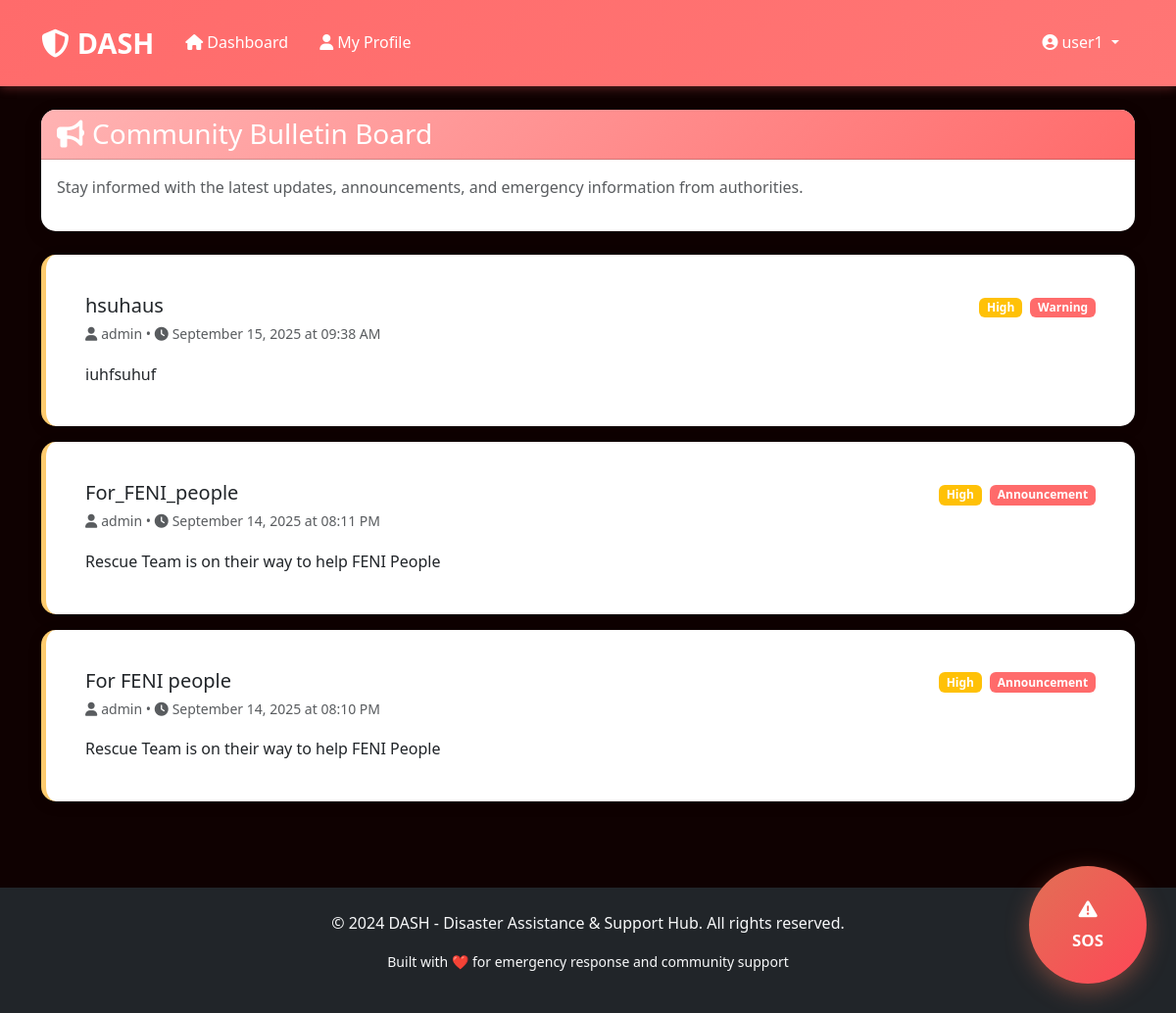
Screenshot of /bulletin (signed in) with the database file from the repository.
### app.py (models this page shows, shortened)
class User(UserMixin, db.Model):
    id = db.Column(db.Integer, primary_key=True)
    username = db.Column(db.String(80), unique=True, nullable=False)
    email = db.Column(db.String(120), unique=True, nullable=False)
    password_hash = db.Column(db.String(120), nullable=False)
    user_type = db.Column(db.String(20), nullable=False)  # 'user', 'admin', 'rescue_team'
    phone = db.Column(db.String(20))
    location_lat = db.Column(db.Float)
    location_lng = db.Column(db.Float)
    is_online = db.Column(db.Boolean, default=False)
    created_at = db.Column(db.DateTime, default=datetime.utcnow)

class BulletinPost(db.Model):
    id = db.Column(db.Integer, primary_key=True)
    author_id = db.Column(db.Integer, db.ForeignKey('user.id'), nullable=False)
    title = db.Column(db.String(200), nullable=False)
    content = db.Column(db.Text, nullable=False)
    post_type = db.Column(db.String(50), nullable=False)  # announcement, warning, instruction, update
    priority = db.Column(db.String(20), default='normal')  # low, normal, high, urgent
    is_pinned = db.Column(db.Boolean, default=False)
    created_at = db.Column(db.DateTime, default=datetime.utcnow)
    author = db.relationship('User', backref=db.backref('bulletin_posts', lazy=True))

### app.py (the view)
@app.route('/bulletin')
@login_required
def bulletin_board():
    posts = BulletinPost.query.order_by(BulletinPost.created_at.desc()).all()
    return render_template('bulletin_board.html', posts=posts)

### app.py (called while the page is built)
@login_manager.user_loader
def load_user(user_id):
    return User.query.get(int(user_id))

### templates/bulletin_board.html (shortened to what this page needs)
{% extends "base.html" %}
{% block content %}
<div class="container">
    <div class="row mb-4">
        <div class="col-12">
            <div class="card">
                <div class="card-header d-flex justify-content-between align-items-center">
                    <h3 class="mb-0">
                        <i class="fas fa-bullhorn me-2"></i>Community Bulletin Board
                    </h3>
                </div>
                <div class="card-body">
                    <p class="text-muted">Stay informed with the latest updates, announcements, and emergency information from authorities.</p>
                </div>
            </div>
        </div>
    </div>
    <div class="row">
        <div class="col-12">
            {% if posts %}
                {% for post in posts %}
                <div class="card mb-3 bulletin-post {{ post.priority }}">
                    <div class="card-body">
                        <div class="d-flex justify-content-between align-items-start mb-3">
                            <div>
                                <h5 class="card-title mb-1">{{ post.title }}</h5>
                                <small class="text-muted">
                                    <i class="fas fa-user me-1"></i>{{ post.author.username }} •
                                    <i class="fas fa-clock me-1"></i>{{ post.created_at.strftime('%B %d, %Y at %I:%M %p') }}
                                </small>
                            </div>
                            <div>
                                <span class="badge bg-{% if post.priority == 'urgent' %}danger{% elif post.priority == 'high' %}warning{% elif post.priority == 'normal' %}info{% else %}secondary{% endif %}">
                                    {{ post.priority.title() }}
                                </span>
                                <span class="badge bg-primary ms-1">{{ post.post_type.title() }}</span>
                            </div>
                        </div>
                        <p class="card-text">{{ post.content }}</p>
                    </div>
                </div>
                {% endfor %}
            {% else %}
                <div class="text-center py-5">
                    <i class="fas fa-newspaper fa-3x text-muted mb-3"></i>
                    <h5 class="text-muted">No Posts Available</h5>
                    <p class="text-muted">No bulletin posts have been created yet.</p>
                </div>
            {% endif %}
        </div>
    </div>
</div>
{% endblock %}

### templates/base.html (shortened to what this page needs)
<!DOCTYPE html>
<html lang="en">
<head>
    <link href="https://cdn.jsdelivr.net/npm/bootstrap@5.3.0/dist/css/bootstrap.min.css" rel="stylesheet">
    <link href="https://cdnjs.cloudflare.com/ajax/libs/font-awesome/6.4.0/css/all.min.css" rel="stylesheet">
    <link href="{{ url_for('static', filename='css/style.css') }}" rel="stylesheet">
</head>
<body>
    <nav class="navbar navbar-expand-lg navbar-dark">
        <div class="container">
            <a class="navbar-brand" href="{{ url_for('index') }}">
                <i class="fas fa-shield-alt me-2"></i>DASH
            </a>
            <div class="collapse navbar-collapse" id="navbarNav">
                <ul class="navbar-nav me-auto">
                    {% if current_user.is_authenticated %}
                        <li class="nav-item">
                            <a class="nav-link" href="{{ url_for('dashboard') }}">
                                <i class="fas fa-home me-1"></i>Dashboard
                            </a>
                        </li>
                        {% if current_user.user_type == 'user' %}
                            <li class="nav-item">
                                <a class="nav-link" href="{{ url_for('user_dashboard') }}">
                                    <i class="fas fa-user me-1"></i>My Profile
                                </a>
                            </li>
                        {% elif current_user.user_type == 'admin' %}
                            <li class="nav-item">
                                <a class="nav-link" href="{{ url_for('admin_dashboard') }}">
                                    <i class="fas fa-cog me-1"></i>Admin Panel
                                </a>
                            </li>
                        {% elif current_user.user_type == 'rescue_team' %}
                            <li class="nav-item">
                                <a class="nav-link" href="{{ url_for('rescue_dashboard') }}">
                                    <i class="fas fa-helicopter me-1"></i>Rescue Dashboard
                                </a>
                            </li>
                        {% endif %}
                    {% endif %}
                </ul>
                <ul class="navbar-nav">
                    {% if current_user.is_authenticated %}
                        <li class="nav-item dropdown">
                            <a class="nav-link dropdown-toggle" href="#" id="navbarDropdown" role="button" data-bs-toggle="dropdown">
                                <i class="fas fa-user-circle me-1"></i>{{ current_user.username }}
                            </a>
                        </li>
                    {% endif %}
                </ul>
            </div>
        </div>
    </nav>
    <main class="container-fluid py-4">
        {% block content %}{% endblock %}
    </main>
    {% if current_user.is_authenticated and current_user.user_type == 'user' %}
        <button class="sos-button" onclick="sendSOS()" title="Emergency SOS">
            <i class="fas fa-exclamation-triangle"></i><br>
            <small>SOS</small>
        </button>
    {% endif %}
    <footer class="bg-dark text-light py-4 mt-5">
        <div class="container text-center">
            <p>&copy; 2024 DASH - Disaster Assistance & Support Hub. All rights reserved.</p>
            <p class="small">Built with ❤️ for emergency response and community support</p>
        </div>
    </footer>
</body>
</html>

### static/css/style.css (style rules this page uses)
:root { --primary-red: #ff6b6b; --light-red: #ffb3b3; --dark-red: #d63031; --accent-red: #ff7675; --background-red: #0f0101; --text-dark: #2d3436; --text-light: #636e72; --white: #ffffff; --light-gray: #f8f9fa; --border-color: #e9ecef; --success-green: #00b894; --warning-orange: #fdcb6e; --danger-red: #e17055; --info-blue: #74b9ff; }
* { margin: 0; padding: 0; box-sizing: border-box; }
body { font-family: 'Segoe UI', Tahoma, Geneva, Verdana, sans-serif; background-color: var(--background-red); color: var(--text-dark); line-height: 1.6; }
.navbar { background: linear-gradient(135deg, var(--primary-red), var(--accent-red)); padding: 1rem 0; box-shadow: 0 2px 10px rgba(255, 107, 107, 0.3); }
.navbar-brand { color: var(--white) !important; font-size: 1.8rem; font-weight: bold; text-decoration: none; }
.navbar-nav .nav-link { color: var(--white) !important; margin: 0 0.5rem; transition: color 0.3s ease; }
.card { border: none; border-radius: 15px; box-shadow: 0 5px 20px rgba(0, 0, 0, 0.1); transition: transform 0.3s ease, box-shadow 0.3s ease; background: var(--white); }
.card-header { background: linear-gradient(135deg, var(--light-red), var(--primary-red)); color: var(--white); border-radius: 15px 15px 0 0 !important; font-weight: bold; }
.sos-button { background: linear-gradient(135deg, var(--danger-red), #ff4757); border: none; border-radius: 50%; width: 120px; height: 120px; color: var(--white); font-size: 1.2rem; font-weight: bold; box-shadow: 0 8px 25px rgba(225, 112, 85, 0.4); transition: all 0.3s ease; position: fixed; bottom: 30px; right: 30px; z-index: 1000; animation: pulse 2s infinite; }
.bulletin-post { background: var(--white); border-radius: 15px; padding: 1.5rem; margin-bottom: 1rem; box-shadow: 0 3px 15px rgba(0, 0, 0, 0.1); border-left: 5px solid var(--primary-red); }
.bulletin-post.high { border-left-color: var(--warning-orange); }
.bg-primary { background-color: var(--primary-red) !important; }

### rows the page displays
User: username "user1"
BulletinPost: title "hsuhaus", author.username "admin", created_at "September 15, 2025 at 09:38 AM", priority "High", post_type "Warning", content "iuhfsuhuf"
BulletinPost: title "For_FENI_people", author.username "admin", created_at "September 14, 2025 at 08:11 PM", priority "High", post_type "Announcement", content "Rescue Team is on their way to help FENI People"
BulletinPost: title "For FENI people", author.username "admin", created_at "September 14, 2025 at 08:10 PM", priority "High", post_type "Announcement", content "Rescue Team is on their way to help FENI People"
